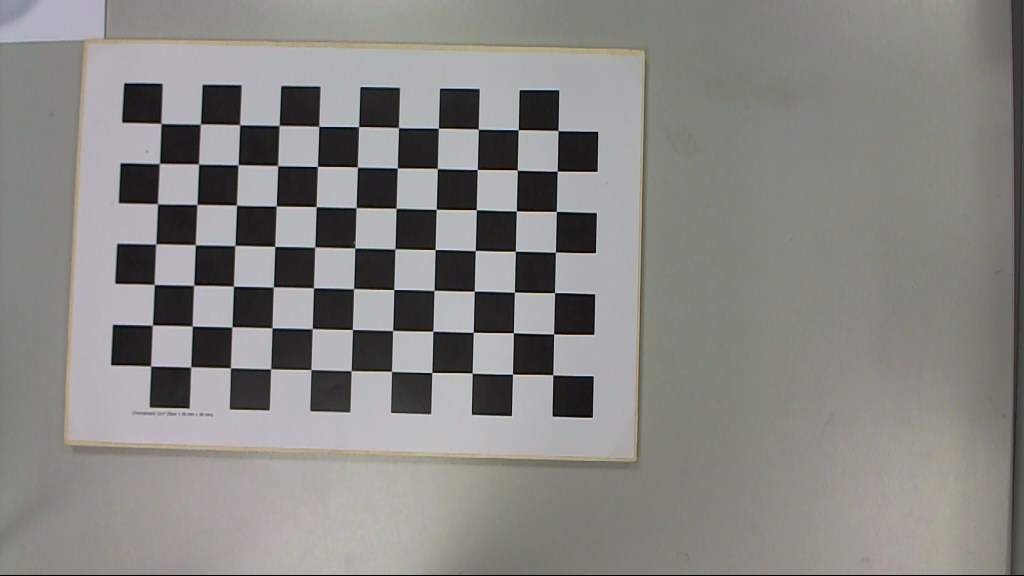
#> input picture backend/camera/calibration_images/leftcamera/Im_L_1.png, 1024 x 576 px
$ python -i reference_card.py   (imports and definitions only)
#> lines starting #> are read from the running program, lines starting #| are printed output that depends on the picture; after the words box and inside, x2 and y2 are one past the last pixel; in counts of white or black regions, pixels touching at a corner belong together
"""Reference-card camera preparation adapted from feature/camera commit 04211ba.

All frame processing stays on the desktop. Only the resulting numeric reference is
attached to the personal baseline; card images and camera frames are never stored.
"""

from datetime import datetime, timezone

import cv2
import numpy as np

CARD_WIDTH_MM = 85.60
CARD_HEIGHT_MM = 53.98
CARD_RATIO = CARD_WIDTH_MM / CARD_HEIGHT_MM


def order_corners(points):
    points = np.asarray(points, dtype=np.float32).reshape(4, 2)
    sums = points.sum(axis=1)
    differences = points[:, 0] - points[:, 1]
    return np.array(
        [
            points[np.argmin(sums)],
            points[np.argmax(differences)],
            points[np.argmax(sums)],
            points[np.argmin(differences)],
        ],
        dtype=np.float32,
    )


def guide_bounds(frame, width_ratio=0.35):
    height, width = frame.shape[:2]
    guide_width = int(width * width_ratio)
    guide_height = int(guide_width / CARD_RATIO)
    center_x, center_y = width // 2, height // 2
    return (
        center_x - guide_width // 2,
        center_y - guide_height // 2,
        center_x + guide_width // 2,
        center_y + guide_height // 2,
    )


def _rectangle_angles_valid(box, minimum=65, maximum=115):
    for index in range(4):
        previous = box[(index - 1) % 4]
        current = box[index]
        following = box[(index + 1) % 4]
        first = previous - current
        second = following - current
        lengths = np.linalg.norm(first) * np.linalg.norm(second)
        if lengths == 0:
            return False
        cosine = np.clip(np.dot(first, second) / lengths, -1.0, 1.0)
        angle = np.degrees(np.arccos(cosine))
        if not minimum <= angle <= maximum:
            return False
    return True


def detect_reference_card(frame, bounds):
    x1, y1, x2, y2 = bounds
    guide_width, guide_height = x2 - x1, y2 - y1
    guide_area = guide_width * guide_height
    pad_x, pad_y = int(guide_width * 0.15), int(guide_height * 0.15)
    frame_height, frame_width = frame.shape[:2]
    roi_x1, roi_y1 = max(0, x1 - pad_x), max(0, y1 - pad_y)
    roi_x2 = min(frame_width, x2 + pad_x)
    roi_y2 = min(frame_height, y2 + pad_y)
    roi = frame[roi_y1:roi_y2, roi_x1:roi_x2]
    if roi.size == 0:
        return None

    gray = cv2.cvtColor(roi, cv2.COLOR_BGR2GRAY)
    edges = cv2.Canny(cv2.GaussianBlur(gray, (5, 5), 0), 30, 90)
    edges = cv2.dilate(edges, np.ones((3, 3), np.uint8), iterations=1)
    contours, _ = cv2.findContours(edges, cv2.RETR_LIST, cv2.CHAIN_APPROX_SIMPLE)
    offset = np.array([roi_x1, roi_y1], dtype=np.float32)
    best = None
    best_area = 0.0

    for contour in contours:
        hull = cv2.convexHull(contour)
        hull_area = cv2.contourArea(hull)
        if hull_area < 0.20 * guide_area:
            continue
        perimeter = cv2.arcLength(hull, True)
        approximate = cv2.approxPolyDP(hull, 0.03 * perimeter, True)
        if len(approximate) != 4:
            continue
        box = order_corners(approximate) + offset
        if not _rectangle_angles_valid(box):
            continue
        area = cv2.contourArea(box)
        if area <= 0 or min(hull_area, area) / max(hull_area, area) < 0.75:
            continue
        margin_x, margin_y = guide_width * 0.05, guide_height * 0.05
        inside = np.all(
            (box[:, 0] >= x1 - margin_x)
            & (box[:, 0] <= x2 + margin_x)
            & (box[:, 1] >= y1 - margin_y)
            & (box[:, 1] <= y2 + margin_y)
        )
        if not inside or area <= best_area:
            continue
        top_left, top_right, bottom_right, bottom_left = box
        width = (
            np.linalg.norm(top_right - top_left)
            + np.linalg.norm(bottom_right - bottom_left)
        ) / 2
        height = (
            np.linalg.norm(bottom_left - top_left)
            + np.linalg.norm(bottom_right - top_right)
        ) / 2
        ratio = max(width, height) / max(min(width, height), 1e-6)
        best_area = area
        best = {
            "box": box,
            "ratio": float(ratio),
            "fill": float(area / guide_area),
            "is_card": abs(ratio - CARD_RATIO) / CARD_RATIO <= 0.05,
        }
    return best


# [91 lines left out: functions validate_card, create_reference, not called in this run]


class CameraCalibrationTracker:
    """Require several consecutive valid frames before accepting a reference."""

    def __init__(self, stable_frames=10):
        self.stable_frames = stable_frames
        self.stable_count = 0
        self.reference = None

    def reset(self):
        self.stable_count = 0
        self.reference = None

    def process(self, frame):
        bounds = guide_bounds(frame)
        card = detect_reference_card(frame, bounds)
        validation = None
        guidance = "Place a standard ID-size card inside the guide"
        if card is None:
            self.stable_count = 0
        elif not card["is_card"]:
            self.stable_count = 0
            guidance = "Use a standard ID-size card"
        else:
            validation = validate_card(card, bounds)
            guidance = validation["guidance"]
            self.stable_count = self.stable_count + 1 if validation["valid"] else 0
            self.stable_count = min(self.stable_count, self.stable_frames)
            if self.stable_count >= self.stable_frames and self.reference is None:
                self.reference = create_reference(frame, card, validation)
                if self.reference is None:
                    self.stable_count = 0
                    guidance = "Card scale is inconsistent. Face the card directly forward"

        display = frame.copy()
        x1, y1, x2, y2 = bounds
        guide_color = (0, 180, 0) if self.reference else (0, 200, 255)
        cv2.rectangle(display, (x1, y1), (x2, y2), guide_color, 2)
        if card is not None:
            card_color = (0, 200, 0) if validation and validation["valid"] else (0, 140, 255)
            cv2.drawContours(display, [card["box"].astype(np.int32)], -1, card_color, 3)
        self._draw_progress(display)
        return {
            "display_frame": display,
            "guidance": "Camera preparation complete" if self.reference else guidance,
            "stable_count": self.stable_count,
            "stable_frames": self.stable_frames,
            "reference": self.reference.copy() if self.reference else None,
        }

    def _draw_progress(self, frame):
        """Draw a readable stability counter in the camera's top-right corner."""
        progress = f"{self.stable_count}/{self.stable_frames}"
        font = cv2.FONT_HERSHEY_SIMPLEX
        font_scale = max(0.65, frame.shape[1] / 1400)
        thickness = 2
        (text_width, text_height), baseline = cv2.getTextSize(
            progress, font, font_scale, thickness
        )
        padding_x, padding_y = 14, 10
        right, top = frame.shape[1] - 16, 16
        left = right - text_width - (padding_x * 2)
        bottom = top + text_height + baseline + (padding_y * 2)
        color = (22, 163, 74) if self.reference else (30, 41, 59)
        cv2.rectangle(frame, (left, top), (right, bottom), color, -1)
        cv2.putText(
            frame,
            progress,
            (left + padding_x, top + padding_y + text_height),
            font,
            font_scale,
            (255, 255, 255),
            thickness,
            cv2.LINE_AA,
        )

>>> import cv2
>>> picture = cv2.imread('../../../../backend/camera/calibration_images/leftcamera/Im_L_1.png')
#> picture is the input picture: shape (576, 1024, 3); mean B, G, R 131.2, 134.2, 135.4
>>> result = CameraCalibrationTracker().process(picture)
#> in process, `bounds = guide_bounds(frame)`: bounds = (333, 176, 691, 400)
#> in detect_reference_card, `x1, y1, x2, y2 = bounds`: x1 = 333; y1 = 176; x2 = 691; y2 = 400
#> in detect_reference_card, `guide_width, guide_height = x2 - x1, y2 - y1`: guide_width = 358; guide_height = 224
#> in detect_reference_card, `guide_area = guide_width * guide_height`: guide_area = 80192
#> in detect_reference_card, `pad_x, pad_y = int(guide_width * 0.15), int(guide_height * 0.15)`: pad_x = 53; pad_y = 33
#> in detect_reference_card, `roi_x1, roi_y1 = max(0, x1 - pad_x), max(0, y1 - pad_y)`: roi_x1 = 280; roi_y1 = 143
#> in detect_reference_card, `roi_x2 = min(frame_width, x2 + pad_x)`: roi_x2 = 744
#> in detect_reference_card, `roi_y2 = min(frame_height, y2 + pad_y)`: roi_y2 = 433
#> in detect_reference_card, `roi = frame[roi_y1:roi_y2, roi_x1:roi_x2]`:
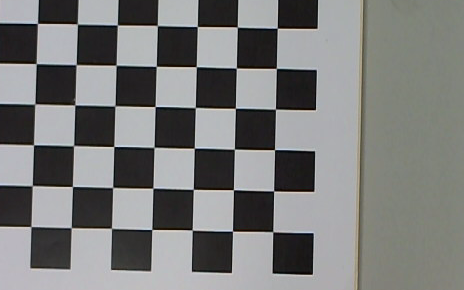
#> roi: shape (290, 464, 3); mean B, G, R 121.9, 122.9, 122.3
#> in detect_reference_card, `edges = cv2.Canny(cv2.GaussianBlur(gray, (5, 5), 0), 30, 90)`:
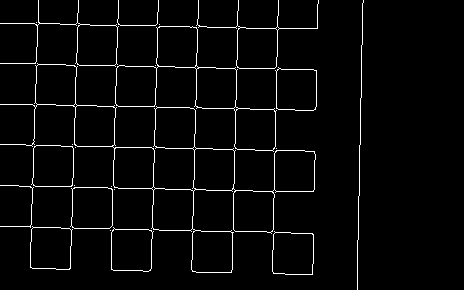
#> edges: shape (290, 464); 3.2% white in thin lines or dots, all inside (x1, y1, x2, y2) = (0, 0, 364, 290)
#> in detect_reference_card, `edges = cv2.dilate(edges, np.ones((3, 3), np.uint8), iterations=1)`:
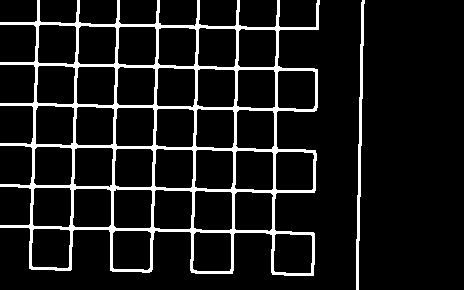
#> edges: shape (290, 464); 9.9% white; 2 white regions
#> in detect_reference_card, `contours, _ = cv2.findContours(edges, cv2.RETR_LIST, cv2.CHAIN_APPROX_..`: contours = 38 contours; largest, box (x1, y1, x2, y2) and area: (0, 0, 320, 276) 61452, (32, 187, 72, 228) 1492, (273, 233, 313, 274) 1490, (73, 147, 114, 188) 1490, (193, 190, 233, 231) 1488
#> in detect_reference_card, `offset = np.array([roi_x1, roi_y1], dtype=np.float32)`: offset = [280, 143]
#> the loop in detect_reference_card, `for contour in contours:` made 38 passes
#> hull_area on passes 1 to 12: 1517.5, 1512, 1509, 1510, 1495, 1515.5, 1513, 1514.5, 1488, 1517.5, 1486.5, 1511.5
#> (hull_area, perimeter, points in order_corners, sums in order_corners, differences in order_corners, box, area, margin_x) on pass 38: (85104, 1139.7, [[319, 0], [313, 275], [29, 268], [0, 22]], [319, 588, 297, 22], [319, 38, -239, -22], [[280, 165], [599, 143], [593, 418], [309, 411]], 78627, 17.9)
#> in process, `x1, y1, x2, y2 = bounds`: x1 = 333; y1 = 176; x2 = 691; y2 = 400
#> in process, `cv2.rectangle(display, (x1, y1), (x2, y2), guide_color, 2)`:
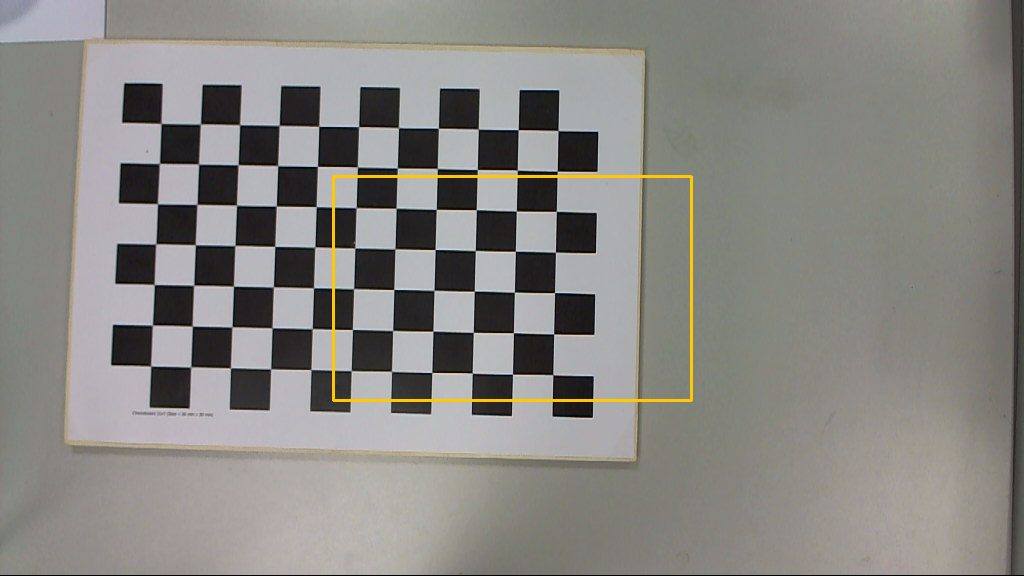
#> display: shape (576, 1024, 3); 0.59% of pixels changed, all inside (x1, y1, x2, y2) = (332, 175, 693, 402)
#> in _draw_progress, `cv2.putText( frame, progress, (left + padding_x, top + padding_y + tex..`:
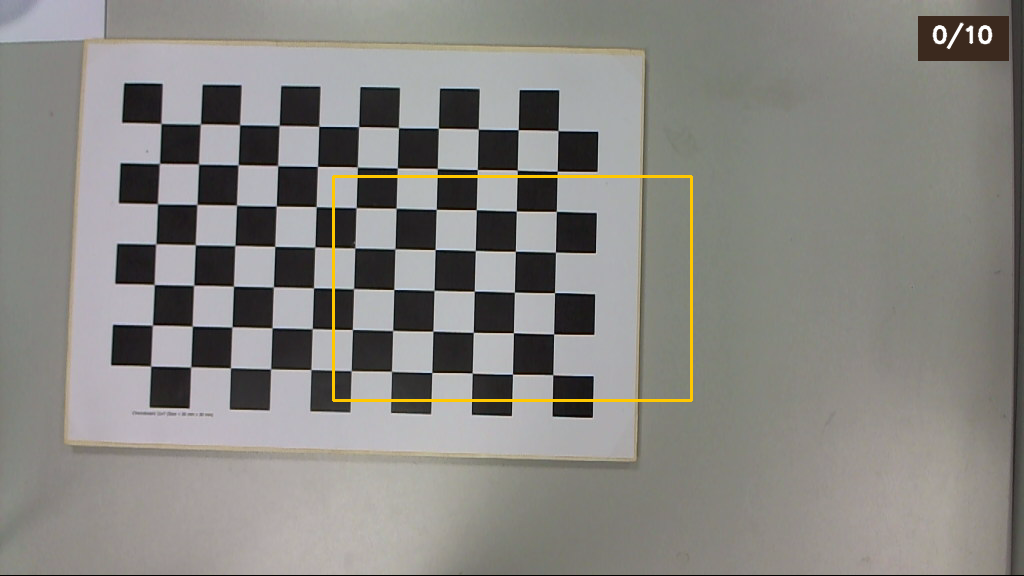
#> frame: shape (576, 1024, 3); mean B, G, R 130, 134.2, 135.9
#> result = 5 items

$ run again, on backend/camera/calibration_images/leftcamera/Im_L_11.png
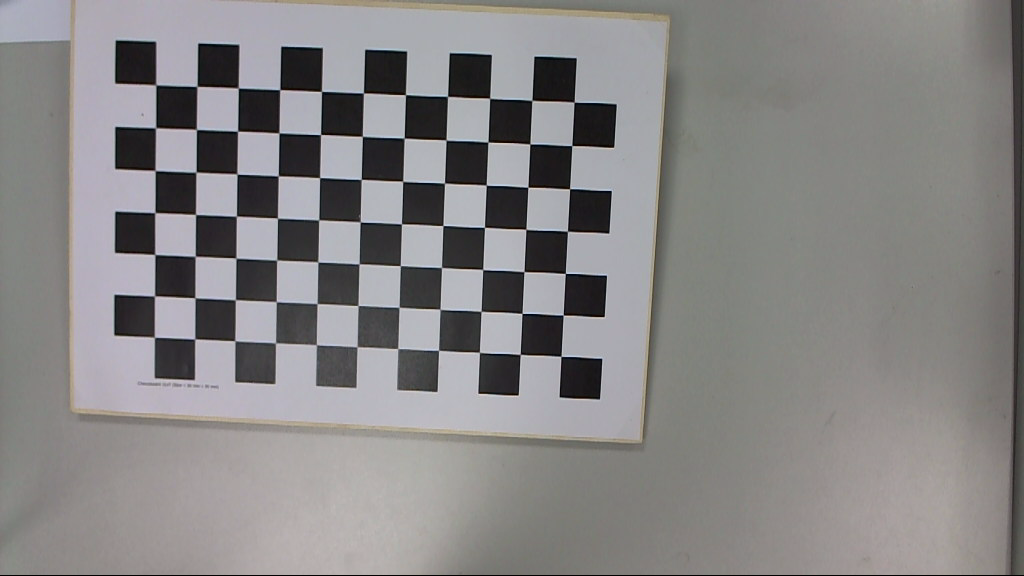
#> input picture backend/camera/calibration_images/leftcamera/Im_L_11.png, 1024 x 576 px
#> picture is the input picture: shape (576, 1024, 3); mean B, G, R 133.3, 133.1, 134.9
#> bounds = (333, 176, 691, 400)
#> in detect_reference_card, `x1, y1, x2, y2 = bounds`: x1 = 333; y1 = 176; x2 = 691; y2 = 400
#> in detect_reference_card, `guide_width, guide_height = x2 - x1, y2 - y1`: guide_width = 358; guide_height = 224
#> guide_area = 80192
#> pad_x = 53; pad_y = 33
#> roi_x1 = 280; roi_y1 = 143
#> roi_x2 = 744
#> roi_y2 = 433
#> in detect_reference_card, `edges = cv2.dilate(edges, np.ones((3, 3), np.uint8), iterations=1)`:
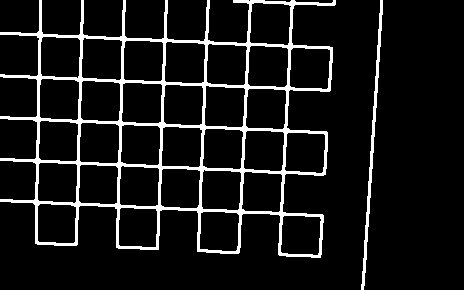
#> edges: shape (290, 464); 9.2% white; 2 white regions
#> contours = 33 contours; largest, box (x1, y1, x2, y2) and area: (0, 0, 336, 258) 55888, (249, 2, 292, 46) 1610, (164, 41, 206, 84) 1606, (247, 45, 289, 88) 1597, (81, 37, 123, 81) 1592
#> offset = [280, 143]
#> the loop in detect_reference_card, `for contour in contours:` made 33 passes
#> hull_area on passes 1 to 8: 1533, 1526.5, 1512, 1504, 1562, 1555, 1539.5, 1565.5
#> in process, `x1, y1, x2, y2 = bounds`: x1 = 333; y1 = 176; x2 = 691; y2 = 400
#> display: shape (576, 1024, 3); 0.59% of pixels changed, all inside (x1, y1, x2, y2) = (332, 175, 693, 402)
#> in _draw_progress, `cv2.putText( frame, progress, (left + padding_x, top + padding_y + tex..`:
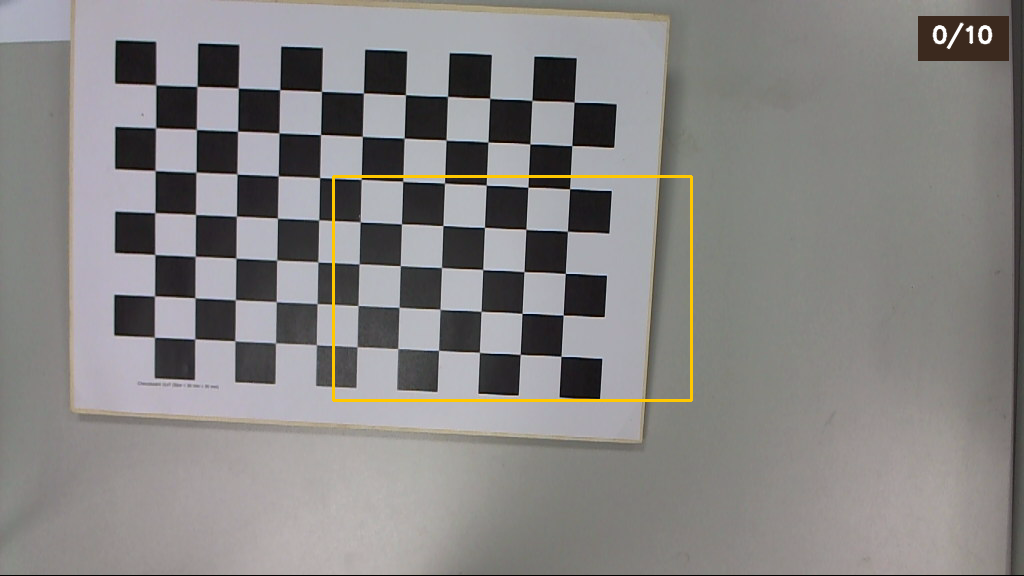
#> frame: shape (576, 1024, 3); mean B, G, R 132, 133.1, 135.3
#> result = 5 items

$ run again, on backend/camera/calibration_images/leftcamera/Im_L_12.png
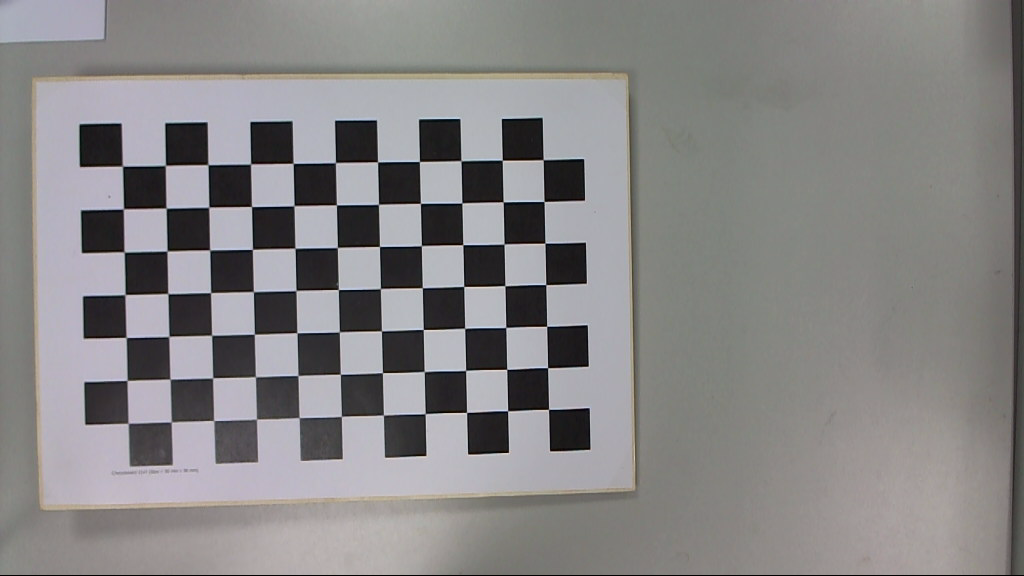
#> input picture backend/camera/calibration_images/leftcamera/Im_L_12.png, 1024 x 576 px
#> picture is the input picture: shape (576, 1024, 3); mean B, G, R 133.2, 132.8, 134.5
#> bounds = (333, 176, 691, 400)
#> in detect_reference_card, `x1, y1, x2, y2 = bounds`: x1 = 333; y1 = 176; x2 = 691; y2 = 400
#> in detect_reference_card, `guide_width, guide_height = x2 - x1, y2 - y1`: guide_width = 358; guide_height = 224
#> guide_area = 80192
#> pad_x = 53; pad_y = 33
#> roi_x1 = 280; roi_y1 = 143
#> roi_x2 = 744
#> roi_y2 = 433
#> in detect_reference_card, `edges = cv2.dilate(edges, np.ones((3, 3), np.uint8), iterations=1)`:
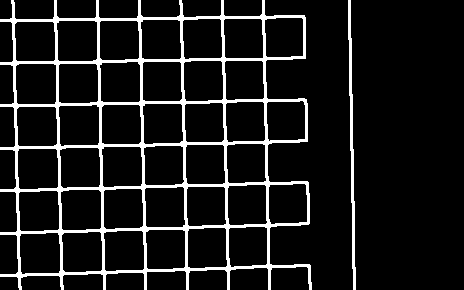
#> edges: shape (290, 464); 10.3% white; 2 white regions
#> contours = 41 contours; largest, box (x1, y1, x2, y2) and area: (0, 0, 312, 290) 70274, (15, 63, 57, 105) 1653, (56, 20, 98, 62) 1633, (17, 148, 59, 190) 1630, (19, 232, 61, 275) 1619
#> offset = [280, 143]
#> the loop in detect_reference_card, `for contour in contours:` made 41 passes
#> hull_area on passes 1 to 8: 1660.5, 1620.5, 1622.5, 1566, 1591.5, 1539.5, 1632, 1640
#> in process, `x1, y1, x2, y2 = bounds`: x1 = 333; y1 = 176; x2 = 691; y2 = 400
#> display: shape (576, 1024, 3); 0.59% of pixels changed, all inside (x1, y1, x2, y2) = (332, 175, 693, 402)
#> in _draw_progress, `cv2.putText( frame, progress, (left + padding_x, top + padding_y + tex..`:
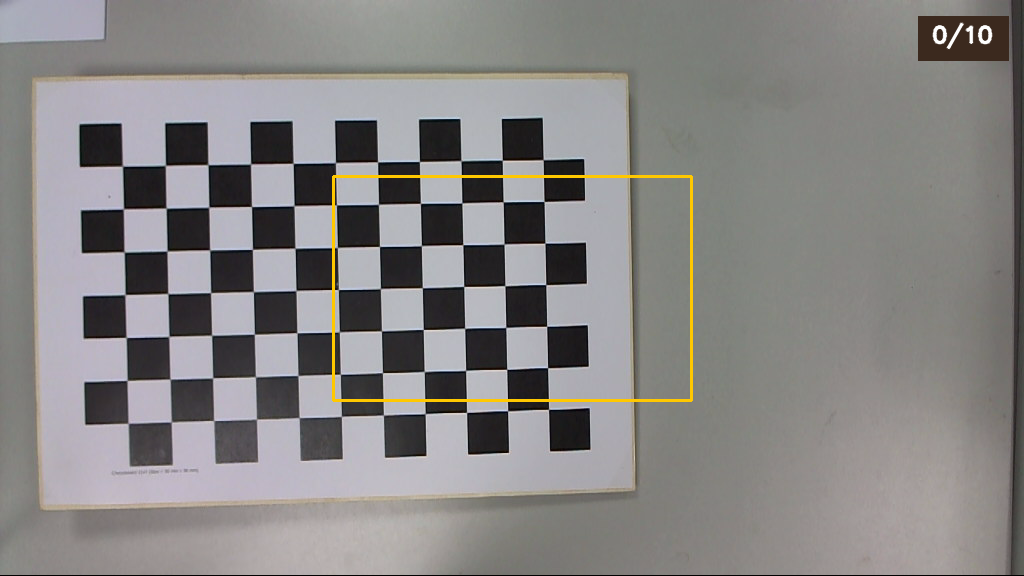
#> frame: shape (576, 1024, 3); mean B, G, R 132, 132.9, 135
#> result = 5 items
